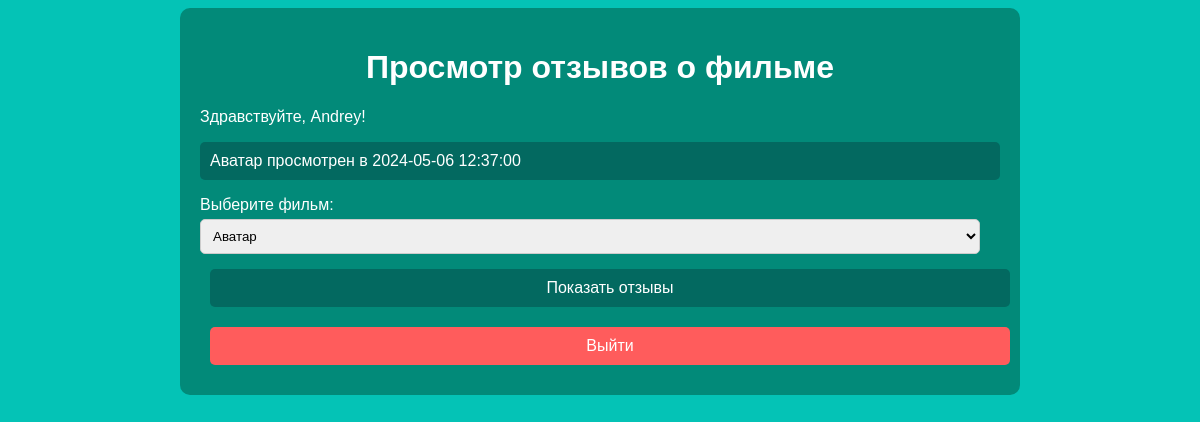
Page /index (signed in) on the earlier database version.
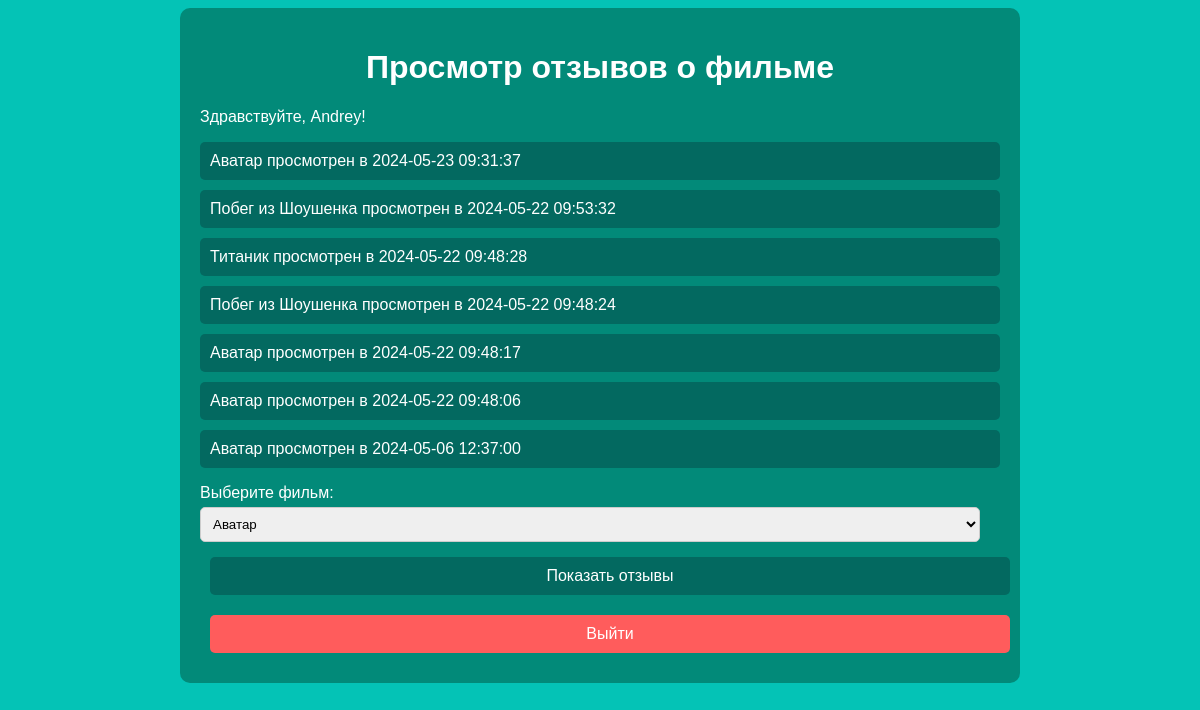
Same page on the later database version.
### tables this page shows
CREATE TABLE users (
            id INTEGER PRIMARY KEY AUTOINCREMENT,
            username TEXT NOT NULL UNIQUE,
            password TEXT NOT NULL
        );

CREATE TABLE user_logs (
            id INTEGER PRIMARY KEY AUTOINCREMENT,
            user_id INTEGER,
            film_name TEXT,
            timestamp DATETIME DEFAULT CURRENT_TIMESTAMP
        );

### routes.py (the view)
def index():
    username = session.get('username')
    user_logs = []
    if username:
        user_row = execute_query('SELECT id FROM users WHERE username = ?', (username,))
        if user_row:
            user_id = user_row[0][0]
            user_logs = execute_query('SELECT film_name, timestamp FROM user_logs WHERE user_id = ? ORDER BY timestamp DESC', (user_id,))
    return render_template('index.html', username=username, user_logs=user_logs)

### database.py (called while the page is built)
def execute_query(query, values=None):
    conn = sqlite3.connect(DATABASE_NAME)
    cursor = conn.cursor()
    if values:
        cursor.execute(query, values)
    else:
        cursor.execute(query)
    conn.commit()
    result = cursor.fetchall()
    conn.close()
    return result

### templates/index.html (shortened to what this page needs)
<!DOCTYPE html>
<html lang="en">
<head>
</head>
<body>
    <div class="container">
        <h1>Просмотр отзывов о фильме</h1>
        {% if username %}
        <p>Здравствуйте, {{ username }}!</p>
        <ul>
            {% for log in user_logs %}
            <li>{{ log[0] }} просмотрен в {{ log[1] }}</li>
            {% endfor %}
        </ul>
        {% else %}
        <p>Здравствуйте, Гость!</p>
        {% endif %}
        <form id="filmForm" action="/reviews" method="post">
            <label for="film_id">Выберите фильм:</label>
            <select name="film_id" id="film_id">
                <option value="251733">Аватар</option>
            </select>
            <button type="submit" class="film-button">Показать отзывы</button>
        </form>
        <form action="/" method="get">
            <button type="submit" class="exit-button">Выйти</button>
        </form>
    </div>
</body>
</html>

### templates/index.html (style rules this page uses)
body { background-color: #04c3b6; font-family: Arial, sans-serif; color: #fff; }
h1 { text-align: center; }
.container { max-width: 800px; margin: 0 auto; padding: 20px; background-color: #028a79; border-radius: 10px; }
.film-button, .exit-button { margin: 10px; padding: 10px 20px; color: #fff; border: none; border-radius: 5px; cursor: pointer; display: inline-block; text-align: center; }
.film-button { background-color: #036960; }
.exit-button { background-color: #ff5c5c; }
ul { list-style-type: none; padding: 0; }
li { background-color: #036960; margin: 10px 0; padding: 10px; border-radius: 5px; }
label { display: block; margin-top: 10px; }
select { width: calc(100% - 20px); padding: 8px; margin: 5px 0; border: 1px solid #ccc; border-radius: 5px; }
button { display: block; width: 100%; padding: 10px; margin: 10px 0; background-color: #036960; border: none; border-radius: 5px; color: #fff; font-size: 16px; cursor: pointer; }

Differences in the rows shown:
added user_logs: film_name "Аватар", timestamp "2024-05-23 09:31:37"
added user_logs: film_name "Побег из Шоушенка", timestamp "2024-05-22 09:53:32"
added user_logs: film_name "Титаник", timestamp "2024-05-22 09:48:28"
added user_logs: film_name "Побег из Шоушенка", timestamp "2024-05-22 09:48:24"
added user_logs: film_name "Аватар", timestamp "2024-05-22 09:48:17"
added user_logs: film_name "Аватар", timestamp "2024-05-22 09:48:06"
